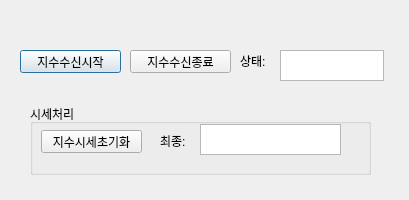
<?xml version="1.0" encoding="UTF-8"?>
<ui version="4.0">
 <class>Dialog</class>
 <widget class="QDialog" name="Dialog">
  <property name="geometry">
   <rect>
    <x>0</x>
    <y>0</y>
    <width>409</width>
    <height>200</height>
   </rect>
  </property>
  <property name="windowTitle">
   <string>지수수신 프로그램</string>
  </property>
  <widget class="QPushButton" name="btnRcvIdx">
   <property name="geometry">
    <rect>
     <x>20</x>
     <y>50</y>
     <width>101</width>
     <height>23</height>
    </rect>
   </property>
   <property name="text">
    <string>지수수신시작</string>
   </property>
  </widget>
  <widget class="QPushButton" name="btnStopRcvIdx">
   <property name="geometry">
    <rect>
     <x>130</x>
     <y>50</y>
     <width>101</width>
     <height>23</height>
    </rect>
   </property>
   <property name="text">
    <string>지수수신종료</string>
   </property>
  </widget>
  <widget class="QTextEdit" name="edtStat">
   <property name="geometry">
    <rect>
     <x>280</x>
     <y>50</y>
     <width>104</width>
     <height>31</height>
    </rect>
   </property>
  </widget>
  <widget class="QLabel" name="label">
   <property name="geometry">
    <rect>
     <x>240</x>
     <y>50</y>
     <width>31</width>
     <height>21</height>
    </rect>
   </property>
   <property name="text">
    <string>상태:</string>
   </property>
  </widget>
  <widget class="QPushButton" name="btnInitQttn">
   <property name="geometry">
    <rect>
     <x>41</x>
     <y>130</y>
     <width>101</width>
     <height>23</height>
    </rect>
   </property>
   <property name="text">
    <string>지수시세초기화</string>
   </property>
  </widget>
  <widget class="QTextEdit" name="edtLastDtMn">
   <property name="geometry">
    <rect>
     <x>200</x>
     <y>124</y>
     <width>141</width>
     <height>31</height>
    </rect>
   </property>
  </widget>
  <widget class="QLabel" name="label_2">
   <property name="geometry">
    <rect>
     <x>160</x>
     <y>130</y>
     <width>31</width>
     <height>21</height>
    </rect>
   </property>
   <property name="text">
    <string>최종:</string>
   </property>
  </widget>
  <widget class="QGroupBox" name="grdQttn">
   <property name="geometry">
    <rect>
     <x>30</x>
     <y>104</y>
     <width>341</width>
     <height>71</height>
    </rect>
   </property>
   <property name="title">
    <string>시세처리 </string>
   </property>
  </widget>
  <zorder>grdQttn</zorder>
  <zorder>btnRcvIdx</zorder>
  <zorder>btnStopRcvIdx</zorder>
  <zorder>edtStat</zorder>
  <zorder>label</zorder>
  <zorder>btnInitQttn</zorder>
  <zorder>edtLastDtMn</zorder>
  <zorder>label_2</zorder>
 </widget>
 <resources/>
 <connections/>
</ui>
